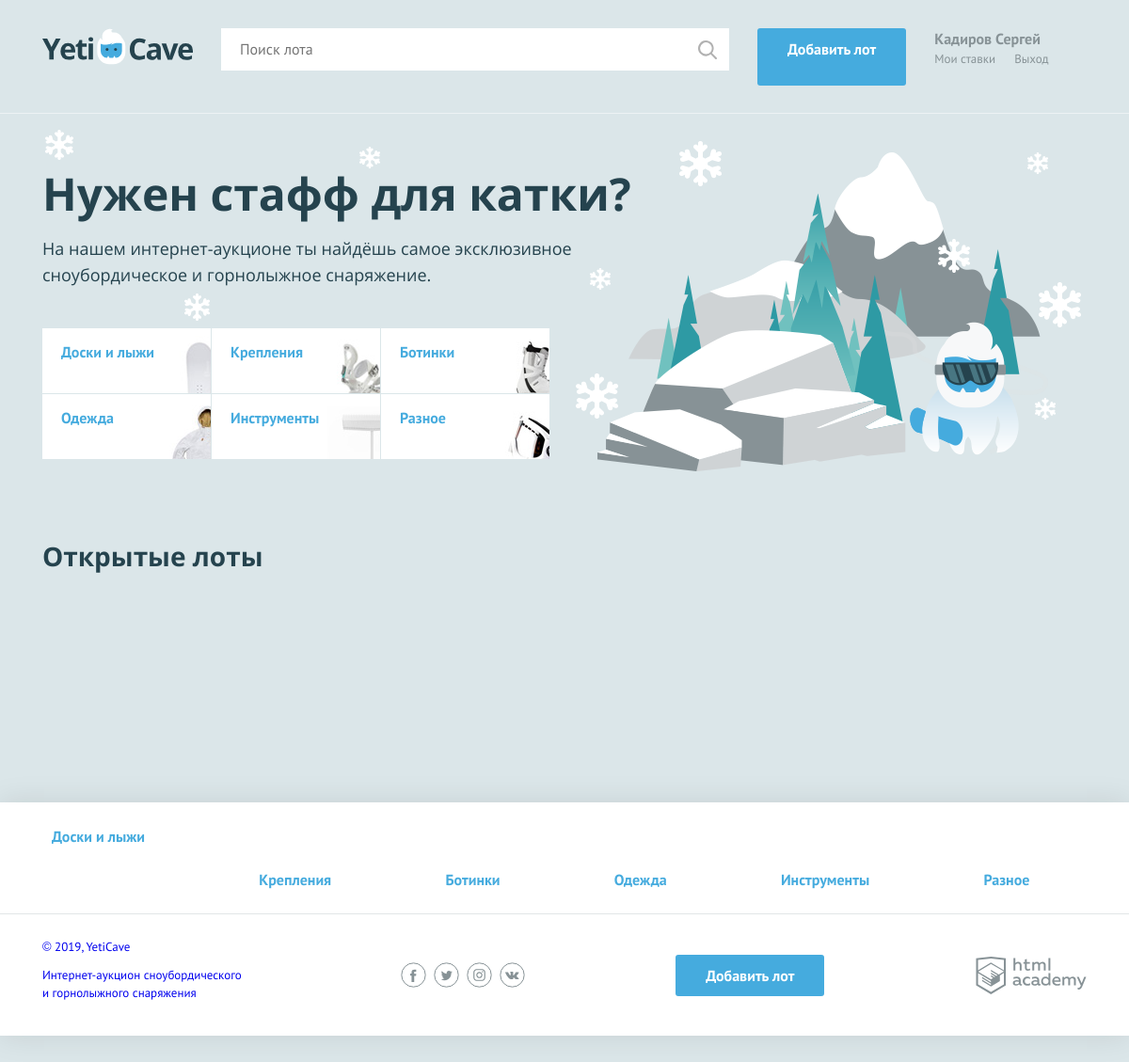
The page / on the database its author committed.
### tables this page shows
CREATE TABLE categories (
  id INT AUTO_INCREMENT PRIMARY KEY,
  name CHAR(60) UNIQUE,
  code CHAR(30) UNIQUE
);

### helpers.php (called while the page is built, shortened)
<?php
function include_template($name, array $data = []) {
    $name = 'templates/' . $name;
    extract($data);
    require $name;
    $result = ob_get_clean();
    return $result;
}

### link.php (called while the page is built, shortened)
<?php
$is_auth = rand(0, 1);
$user_name = "Кадиров Сергей";
?>

### templates/content.php (the view, shortened to what this page needs)
<section class="promo">
    <h2 class="promo__title">Нужен стафф для катки?</h2>
    <p class="promo__text">На нашем интернет-аукционе ты найдёшь самое эксклюзивное сноубордическое и горнолыжное снаряжение.</p>
    <ul class="promo__list">
        <?php foreach ($categories as $key => $item):?>
        <li class="promo__item promo__item--<?=$item["code"];?>">
            <a class="promo__link" href="pages/all-lots.html"><?=$item["name"]; ?></a>
        </li>
        <?php endforeach;?>
    </ul>
</section>
<section class="lots">
    <div class="lots__header">
        <h2>Открытые лоты</h2>
    </div>
</section>

### templates/layout.php (shortened to what this page needs)
<html lang="ru">
<head>
    <link href="../css/normalize.min.css" rel="stylesheet">
    <link href="../css/style.css" rel="stylesheet">
</head>
<body>
<div class="page-wrapper">
<header class="main-header">
    <div class="main-header__container container">
        <a class="main-header__logo">
            <img src="../img/logo.svg" width="160" height="39" alt="Логотип компании YetiCave">
        </a>
        <form class="main-header__search" method="get" action="https://echo.htmlacademy.ru" autocomplete="off">
            <input type="search" name="search" placeholder="Поиск лота">
            <input class="main-header__search-btn" type="submit" name="find" value="Найти">
        </form>
        <a class="main-header__add-lot button" href="pages/add-lot.html">Добавить лот</a>
        <nav class="user-menu">
            <?php if ($is_auth == 1):?>
            <div class="user-menu__logged">
                <p><?=$user_name;?></p>
                <a class="user-menu__bets" href="pages/my-bets.html">Мои ставки</a>
                <a class="user-menu__logout" href="#">Выход</a>
            </div>
            <?php endif;?>
        </nav>
    </div>
</header>
<main class="container">
    <?=$content;?>
</main>
<footer class="main-footer">
    <nav class="nav">
        <ul class="nav__list container">
            <?php foreach ($categories as $key => $item):?>
            <li class="nav__item">
              <a href="all-lots.html"><?=$item["name"];?></</a>
            </li>
            <?php endforeach; ?>
        </ul>
    </nav>
    <div class="main-footer__bottom container">
        <div class="main-footer__copyright">
            <p>© 2019, YetiCave</p>
            <p>Интернет-аукцион сноубордического и горнолыжного снаряжения</p>
        </div>
        <div class="main-footer__social social">
            <a class="social__link social__link--facebook" href="#">
            </a>
            <a class="social__link social__link--twitter" href="#">
            </a>
            <a class="social__link social__link--instagram" href="#">
            </a>
            <a class="social__link social__link--vkontakte" href="#">
            </a>
        </div>
        <a class="main-footer__add-lot button" href="add-lot.html">Добавить лот</a>
        <div class="main-footer__developed-by">
            <a class="logo-academy" href="https://htmlacademy.ru/intensive/php">
            </a>
        </div>
    </div>
</footer>
</body>
</html>

### rows shown on the page
categories: name "Доски и лыжи"
categories: name "Крепления"
categories: name "Ботинки"
categories: name "Одежда"
categories: name "Инструменты"
categories: name "Разное"

### other values the page prints
$user_name "Кадиров Сергей"
